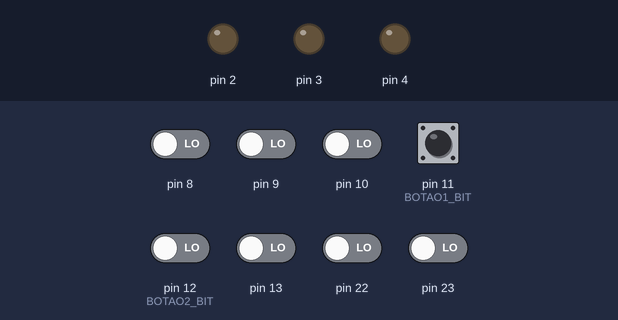
Simulated run of this sketch. Board: Arduino Uno, built with avr-gcc and run on an emulated ATmega328P. Shown: output pins drawn as LEDs (lit = HIGH). The test bench sets the inputs (shaded band); at power-on: pin 8–10, pin 11 (BOTAO1_BIT), pin 12 (BOTAO2_BIT), pin 13, pin 22, pin 23 LOW.

Above: at 1.2 s.
1.3 s: pin 11 (BOTAO1_BIT) pulled HIGH for 1 s
At 1.44 s:
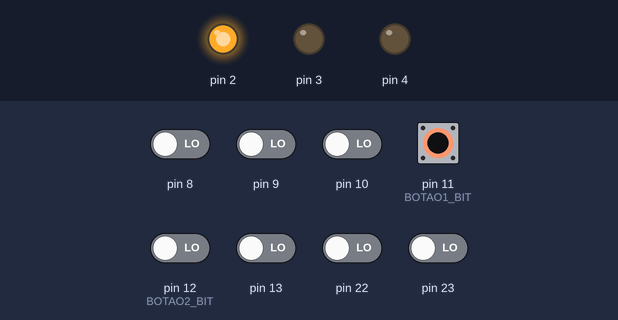
At 2.04 s:
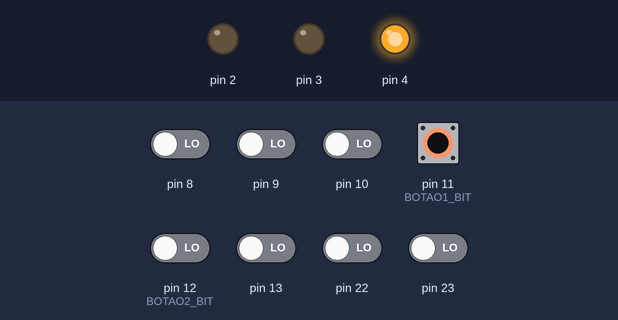
Timing chart, 0 to 4.3 s (numbered marks = the images above; inputs shaded):
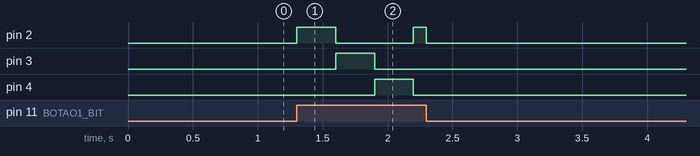

Measured:
- after the input at 1.3 s, pin 2: LOW → HIGH at once, → LOW 0.30 s later, → HIGH 0.60 s later, → LOW 0.10 s later; pin 3: LOW → HIGH after 0.30 s, → LOW 0.30 s later; pin 4: LOW → HIGH after 0.60 s, → LOW 0.30 s later

The sketch:

Q3.8.ino
```cpp
/*
3.8 Dois botões + 3 LEDs:

Botão 1 → sequência 1-2-3.
Botão 2 → sequência 3-2-1.
Ambos → apagam.
 */

// - Macros de Hardware
// LEDs em PORTD
#define LED_DDR  DDRD
#define LED_PORT PORTD
// Botões em PORTB
#define BOTAO_DDR DDRB
#define BOTAO_PORT PORTB
#define BOTAO_PIN_REG PINB

// Bits dos LEDs
const uint8_t bitsLeds[] = {PD2, PD3, PD4};
// Bits dos Botões
#define BOTAO1_BIT PB3
#define BOTAO2_BIT PB4

// - Macros de Manipulação de Bits
#define CONFIG_SAIDA(ddr, bit)   ( (ddr) |= (1 << (bit)) )
#define CONFIG_ENTRADA(ddr, bit) ( (ddr) &= ~(1 << (bit)) )
#define PIN_HIGH(port, bit)      ( (port) |= (1 << (bit)) )
#define PIN_LOW(port, bit)       ( (port) &= ~(1 << (bit)) )
#define LER_PIN(pin_reg, bit)    ( (pin_reg) & (1 << (bit)) )

// -Variáveis de Estado e Temporização
unsigned long millisAnteriorSeq = 0;
const long intervaloSequencia = 300;

int ledAtualIndex = 0; // Guarda qual LED está aceso
int estadoAnterior = 0; // Guarda o estado do loop anterior

#define ESTADO_OFF 0
#define ESTADO_FRT 1 // Avanço
#define ESTADO_REV 2 // Reverso

void setup() {
  //  Botões como entrada
  CONFIG_ENTRADA(BOTAO_DDR, BOTAO1_BIT);
  CONFIG_ENTRADA(BOTAO_DDR, BOTAO2_BIT);
  PIN_LOW(BOTAO_PORT, BOTAO1_BIT); // Pull-up desligado
  PIN_LOW(BOTAO_PORT, BOTAO2_BIT);

  // LEDs como saída
  for(int i = 0; i < 3; i++) {
    CONFIG_SAIDA(LED_DDR, bitsLeds[i]);
  }

  // Garante que tudo comece desligado
  apagarTodosLeds();
}

// Desligar todos os LEDs
void apagarTodosLeds() {
  PIN_LOW(LED_PORT, bitsLeds[0]);
  PIN_LOW(LED_PORT, bitsLeds[1]);
  PIN_LOW(LED_PORT, bitsLeds[2]);
}

void loop() {
  // - Ler os Botões
  bool b1_pressionado = LER_PIN(BOTAO_PIN_REG, BOTAO1_BIT);
  bool b2_pressionado = LER_PIN(BOTAO_PIN_REG, BOTAO2_BIT);

  // - Determinar o Estado Atual
  int estadoAtual;

  if (b1_pressionado && b2_pressionado) {
    estadoAtual = ESTADO_OFF;
  } else if (b1_pressionado) {
    estadoAtual = ESTADO_FRT;
  } else if (b2_pressionado) {
    estadoAtual = ESTADO_REV;
  } else {
    estadoAtual = ESTADO_OFF;
  }

  // - Processar a Lógica de Estado

  // Verifica se o estado mudou
  if (estadoAtual != estadoAnterior) {
    // Reseta se o estado mudou
    apagarTodosLeds();

    // Se o novo estado for FRT (começa do LED 0)
    if (estadoAtual == ESTADO_FRT) {
      ledAtualIndex = 0;
      PIN_HIGH(LED_PORT, bitsLeds[ledAtualIndex]);
    }
    // Se o NOVO estado for REV (começa do LED 2)
    else if (estadoAtual == ESTADO_REV) {
      ledAtualIndex = 2;
      PIN_HIGH(LED_PORT, bitsLeds[ledAtualIndex]);
    }

    // Reseta o temporizador
    millisAnteriorSeq = millis();
  }

  // -Executa a sequência

  if (estadoAtual == ESTADO_OFF) {
    apagarTodosLeds(); // Garante que fiquem apagados
  }
  // Verificamos o tempo
  else if (millis() - millisAnteriorSeq >= intervaloSequencia) {

    // Reseta o relógio
    millisAnteriorSeq = millis();

    // Apaga o LED atual
    PIN_LOW(LED_PORT, bitsLeds[ledAtualIndex]);

    // Calcula o próximo LED
    if (estadoAtual == ESTADO_FRT) {
      ledAtualIndex++;
      if (ledAtualIndex > 2) {
        ledAtualIndex = 0; // Loop 0, 1, 2, 0...
      }
    } else { // (estadoAtual == ESTADO_REV)
      ledAtualIndex--;
      if (ledAtualIndex < 0) {
        ledAtualIndex = 2; // Loop 2, 1, 0, 2...
      }
    }
    // Acende o novo LED
    PIN_HIGH(LED_PORT, bitsLeds[ledAtualIndex]);
  }
  // - Guardar o estado para a próxima volta
  estadoAnterior = estadoAtual;
}
```
